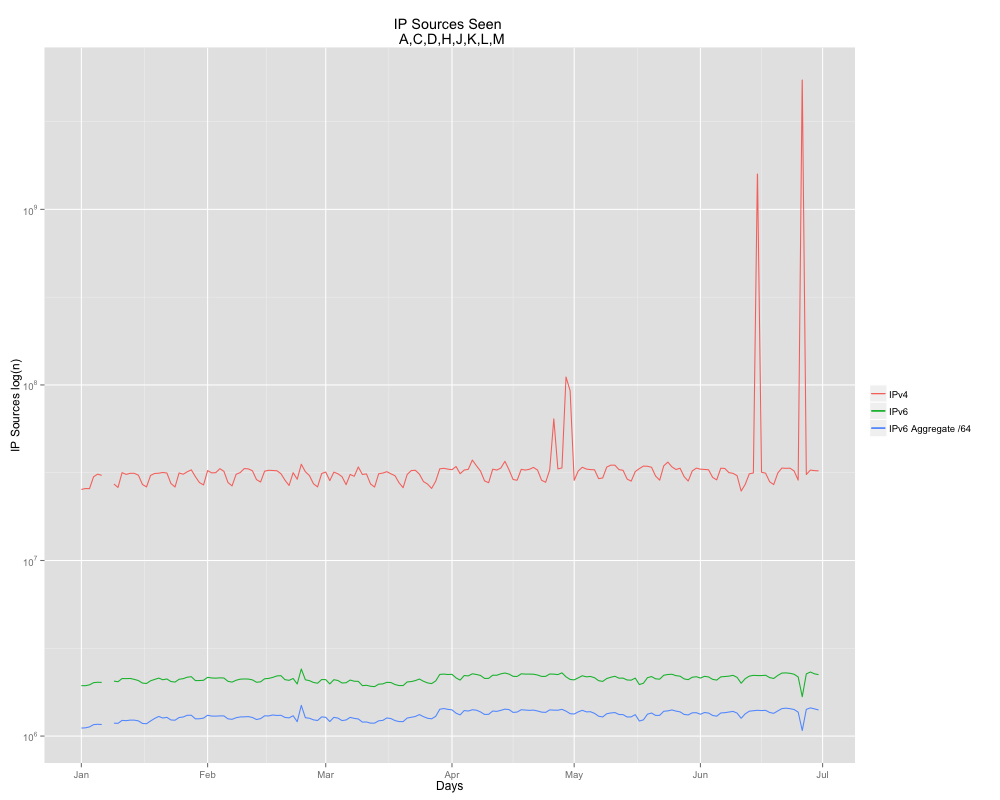

The R source for this figure:
#!/usr/bin/env Rscript --vanilla
##  The file is part of the RSSAC002 Graphing API.
##
##  The RSSAC002 Graphing API is free software: you can redistribute it and/or modify
##  it under the terms of the GNU General Public License as published by
##  the Free Software Foundation, either version 3 of the License, or
##  (at your option) any later version.
##
##  The RSSAC002 Graphing API is distributed in the hope that it will be useful,
##  but WITHOUT ANY WARRANTY; without even the implied warranty of
##  MERCHANTABILITY or FITNESS FOR A PARTICULAR PURPOSE. See the
##  GNU General Public License for more details.
##
##  You should have received a copy of the GNU General Public License
##  along with this program. If not, see <http://www.gnu.org/licenses/>.
##
##  Copyright (C) 2016, Andrew McConachie, <[email redacted]>
options(warn=1)
suppressPackageStartupMessages(library("methods"))
.libPaths(c(.libPaths(), "../"))
source('../rssac002.R') ## Include our RSSAC002 API
library(ggplot2) ## Our graphing library

letters <- 'a,c,d,h,j-m'
startDate <- '2016-01-01'
endDate <- '2016-07-01'

A4 <- metricsByDate('..', letters, startDate, endDate, c('unique-sources', 'num-sources-ipv4'))
A6 <- metricsByDate('..', letters, startDate, endDate, c('unique-sources', 'num-sources-ipv6'))
A6agg <- metricsByDate('..', letters, startDate, endDate, c('unique-sources', 'num-sources-ipv6-aggregate'))

days <- seq(as.Date(startDate), by='days', along.with=A4)

sources <- data.frame(dates=days, ip4=A4, ip6=A6, ip6agg=A6agg)

png(filename='ex9.png', width=1000, height=800)

ggplot(sources, aes(x=dates)) + labs(title = "IP Sources Seen \n A,C,D,H,J,K,L,M", x='Days', y='IP Sources log(n)', colour='') +
    geom_line(aes(y=ip4, colour='IPv4')) + geom_line(aes(y=ip6, colour='IPv6')) +
        geom_line(aes(y=ip6agg, colour='IPv6 Aggregate /64')) +
            scale_y_continuous(trans='log10', breaks = scales::trans_breaks("log10", function(x) 10^x),
                               labels=scales::trans_format("log10", scales::math_format(10^.x)))
